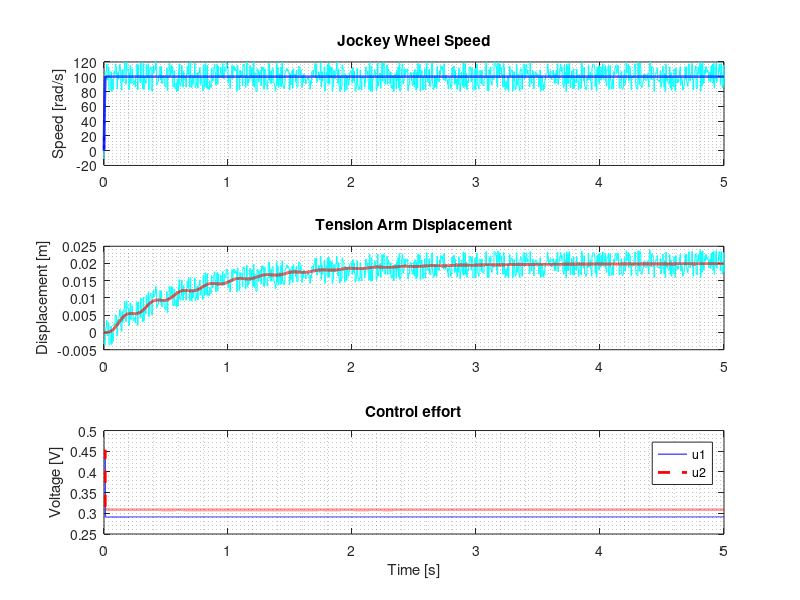

Here is the MATLAB script that generated this plot:
clear;
load('result_data.mat')
y1 = y(:,1);
y2 = y(:,2);
u1 = u(:,1);
u2 = u(:,2);

%Noisy Outputs
y_n1 = noisy_y(:,1);
y_n2 = noisy_y(:,2);

w1 = x(:,1);
w2 = x(:,2);

% Input after amplifier
ug1 = u_gain(:,1);
ug2 = u_gain(:,2);

% Input disturbance
dist1 = dist(:,1);
dist2 = dist(:,2);

figure(10)
subplot(311)
plot(time, y_n1, 'c', time,y1,'b', 'LineWidth',2)
grid minor
title('Jockey Wheel Speed')
ylabel('Speed [rad/s]')

subplot(312)
plot(time, y_n2, 'c', time,y2,'r', 'LineWidth',2)
grid minor
title('Tension Arm Displacement')
ylabel('Displacement [m]')

subplot(313)
plot(time,u1,'b', time, u2, '--r', 'LineWidth',2)
%axis([0 Tsim -11 11])
title('Control effort')
legend('u1', 'u2');
grid minor
ylabel('Voltage [V]')

xlabel('Time [s]')


%% Input Disturbance
% figure(11)
% plot(time, ug1, 'r', time, ug2, 'b', time, dist1, 'g', time, dist2, 'm', 'LineWidth', 2);
% legend('u1', 'u2', 'dist1', 'dist2');
% title('Input Disturbance')
% ylabel('Torque [Nm]')
% grid
